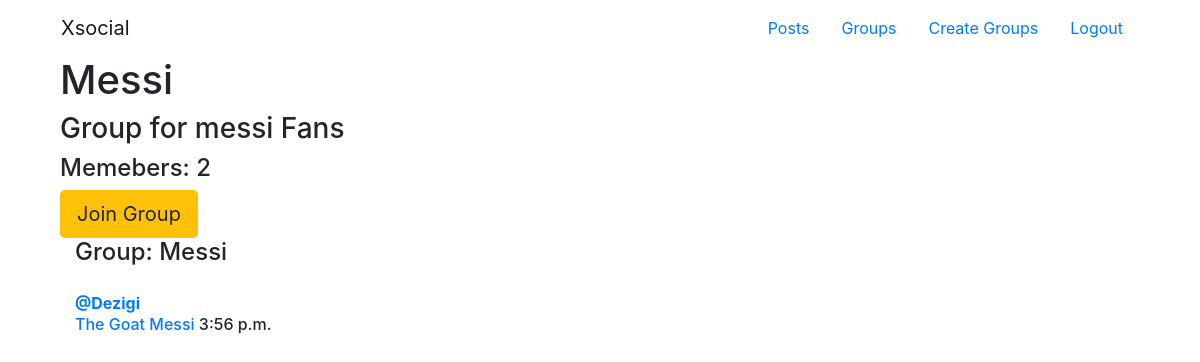
The app's page /groups/posts/in/messi/ (signed in) with its own data.
### groups/models.py (models this page shows, shortened)
class Group(models.Model):
    name = models.CharField(max_length=50,unique=True)
    description = models.TextField(blank=False, default='')
    slug = models.SlugField(allow_unicode=True,unique=True)
    description_html =models.TextField(blank=True,editable=False, default='')
    members = models.ManyToManyField(User,through="GroupMember")
    image = models.ImageField(upload_to='media/group_image', default='media/group_image/icons8-group-48.png')
    def __str__(self):
        return self.name
    class Meta:
        ordering = ['name']

### posts/models.py (models this page shows, shortened)
class Post(models.Model):
    name = models.CharField(max_length=250,blank=False,default='')
    content = models.TextField(blank=False, default='')
    post_time = models.TimeField(auto_now=True)
    user = models.ForeignKey(User, related_name='posts', on_delete=models.CASCADE)
    group = models.ForeignKey(Group,related_name='posts', on_delete=models.CASCADE)
    content_html = models.TextField(blank=True,editable=False, default='')
    slug = models.SlugField(allow_unicode=True,unique=True)
    class Meta:
        ordering = ['-post_time']
        unique_together = ['user','content']

### groups/views.py (the view)
# urls.py: path('posts/in/<slug>/', views.GroupDetail.as_view(), name='detail'),
class GroupDetail(DetailView):
    model = Group
    def get_context_data(self, **kwargs):
        context = super().get_context_data(**kwargs)
        context['form'] = PostForm
        return context

### groups/templates/groups/group_detail.html (shortened to what this page needs)
{% extends "groups/base.html" %}
{% block precomunity %}
<div class="container">
    <h1>{{group.name}}</h1>
    <h3>{{group.description}}</h3>
    <h4>Memebers: {{group.members.count}}</h4>
    <div>
        {% if user in group.members.all %}
        <a class="btn btn-lg btn-fill btn-warning" href="{% url 'groups:leave' slug=group.slug %}"><span
                class="glyphicon glyphicon-remove-circle"></span>Leave Group</a>
        {% else %}
        <a class="btn btn-lg btn-fill btn-warning" href="{% url 'groups:join' slug=group.slug %}">Join Group</a>
        {% endif %}
    </div>
{% endblock  %}
{%block comunitycontent %}
<div class="col-md-8">
    {%if group.posts.count == 0 %}
    <h1>Community Is Empty</h1>
    {%else%}
    {% for post in group.posts.all %}
        {% include 'posts/_post.html' %}
     {%endfor%}
    {%endif%}
</div>
{%endblock%}

### posts/templates/posts/_post.html (shortened to what this page needs)
 <fieldset>
        <legend><h4>Group: {{post.group}}</h4></legend>
    <div class="media-body">
        <strong><a href="{%url 'posts:user' username=post.user.username %}">@{{post.user.username}}</a></strong>
        <h6 class="media-heading">
            <span class="username">
                <a href="{%url 'posts:detail' username=post.user.username slug=post.slug %}">{{post.name}}</a>
            </span>
            <time class="time">
                {{post.post_time}}
        </time>
        </h6>
</div>
</fieldset>

### records on screen
Group: name "Messi", description "Group for messi Fans", members.count "2"
Post: group "Messi", user.username "Dezigi", name "The Goat Messi", post_time "3:56 p.m."
